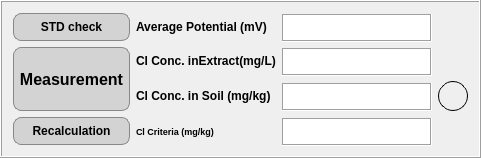
         <widget class="QFrame" name="measurement_frame">
          <property name="sizePolicy">
           <sizepolicy hsizetype="Expanding" vsizetype="Expanding">
            <horstretch>0</horstretch>
            <verstretch>0</verstretch>
           </sizepolicy>
          </property>
          <property name="styleSheet">
           <string notr="true">b</string>
          </property>
          <property name="frameShape">
           <enum>QFrame::Shape::Box</enum>
          </property>
          <property name="frameShadow">
           <enum>QFrame::Shadow::Raised</enum>
          </property>
          <layout class="QGridLayout" name="gridLayout_7">
           <item row="0" column="0">
            <layout class="QGridLayout" name="measurement_frame_grid_layout" rowstretch="1,0,0,0">
             <item row="1" column="0" rowspan="2">
              <widget class="QPushButton" name="measurement_button">
               <property name="sizePolicy">
                <sizepolicy hsizetype="Preferred" vsizetype="Expanding">
                 <horstretch>0</horstretch>
                 <verstretch>30</verstretch>
                </sizepolicy>
               </property>
               <property name="minimumSize">
                <size>
                 <width>0</width>
                 <height>60</height>
                </size>
               </property>
               <property name="font">
                <font>
                 <pointsize>12</pointsize>
                 <bold>true</bold>
                </font>
               </property>
               <property name="styleSheet">
                <string notr="true">QPushButton {
    background-color: lightgray;
    border: 1px solid #888;
    border-radius: 8px;
    padding: 5px;
}

QPushButton:disabled {
    background-color: #cccccc;
    color: #999999;
    border: 1px solid #aaaaaa;
}
</string>
               </property>
               <property name="text">
                <string>Measurement</string>
               </property>
              </widget>
             </item>
             <item row="0" column="1">
              <widget class="QLabel" name="average_potential_label">
               <property name="sizePolicy">
                <sizepolicy hsizetype="Minimum" vsizetype="MinimumExpanding">
                 <horstretch>0</horstretch>
                 <verstretch>0</verstretch>
                </sizepolicy>
               </property>
               <property name="font">
                <font>
                 <bold>true</bold>
                </font>
               </property>
               <property name="styleSheet">
                <string notr="true">color: black;
</string>
               </property>
               <property name="text">
                <string>Average Potential (mV)</string>
               </property>
              </widget>
             </item>
             <item row="3" column="2">
              <widget class="QTextEdit" name="cl_criteria_input">
               <property name="sizePolicy">
                <sizepolicy hsizetype="Expanding" vsizetype="MinimumExpanding">
                 <horstretch>0</horstretch>
                 <verstretch>0</verstretch>
                </sizepolicy>
               </property>
               <property name="minimumSize">
                <size>
                 <width>150</width>
                 <height>28</height>
                </size>
               </property>
               <property name="maximumSize">
                <size>
                 <width>150</width>
                 <height>26</height>
                </size>
               </property>
               <property name="styleSheet">
                <string notr="true">color: black;
</string>
               </property>
               <property name="frameShape">
                <enum>QFrame::Shape::Box</enum>
               </property>
               <property name="verticalScrollBarPolicy">
                <enum>Qt::ScrollBarPolicy::ScrollBarAsNeeded</enum>
               </property>
              </widget>
             </item>
             <item row="2" column="3">
              <widget class="QFrame" name="measurement_circle">
               <property name="sizePolicy">
                <sizepolicy hsizetype="Fixed" vsizetype="Fixed">
                 <horstretch>0</horstretch>
                 <verstretch>0</verstretch>
                </sizepolicy>
               </property>
               <property name="minimumSize">
                <size>
                 <width>30</width>
                 <height>30</height>
                </size>
               </property>
               <property name="maximumSize">
                <size>
                 <width>30</width>
                 <height>30</height>
                </size>
               </property>
               <property name="sizeIncrement">
                <size>
                 <width>0</width>
                 <height>0</height>
                </size>
               </property>
               <property name="baseSize">
                <size>
                 <width>0</width>
                 <height>0</height>
                </size>
               </property>
               <property name="layoutDirection">
                <enum>Qt::LayoutDirection::LeftToRight</enum>
               </property>
               <property name="autoFillBackground">
                <bool>false</bool>
               </property>
               <property name="styleSheet">
                <string notr="true">border-radius: 15px;  
    border: 1px solid black;
    width: 15px;
    height: 15
px;
    background: qradialgradient(
        cx:0.5,cy:0.3,radius:1
        stop: 0 rgb(240, 240, 240),  
        stop: 0.8 rgb(100, 100, 100),
        stop: 1 rgb(240, 240, 240)   
    );</string>
               </property>
               <property name="frameShape">
                <enum>QFrame::Shape::NoFrame</enum>
               </property>
               <property name="frameShadow">
                <enum>QFrame::Shadow::Raised</enum>
               </property>
              </widget>
             </item>
             <item row="0" column="0">
              <widget class="QPushButton" name="std_check_button">
               <property name="sizePolicy">
                <sizepolicy hsizetype="Preferred" vsizetype="Expanding">
                 <horstretch>0</horstretch>
                 <verstretch>0</verstretch>
                </sizepolicy>
               </property>
               <property name="font">
                <font>
                 <bold>true</bold>
                </font>
               </property>
               <property name="styleSheet">
                <string notr="true">QPushButton {
    background-color: lightgray;
    border: 1px solid #888;
    border-radius: 8px;
    padding: 5px;
}

QPushButton:disabled {
    background-color: #cccccc;
    color: #999999;
    border: 1px solid #aaaaaa;
}
</string>
               </property>
               <property name="text">
                <string>STD check</string>
               </property>
              </widget>
             </item>
             <item row="0" column="2">
              <widget class="QTextEdit" name="average_potential_input">
               <property name="sizePolicy">
                <sizepolicy hsizetype="Expanding" vsizetype="MinimumExpanding">
                 <horstretch>0</horstretch>
                 <verstretch>0</verstretch>
                </sizepolicy>
               </property>
               <property name="minimumSize">
                <size>
                 <width>150</width>
                 <height>28</height>
                </size>
               </property>
               <property name="maximumSize">
                <size>
                 <width>150</width>
                 <height>26</height>
                </size>
               </property>
               <property name="styleSheet">
                <string notr="true">color: black;
</string>
               </property>
               <property name="frameShape">
                <enum>QFrame::Shape::Box</enum>
               </property>
               <property name="verticalScrollBarPolicy">
                <enum>Qt::ScrollBarPolicy::ScrollBarAsNeeded</enum>
               </property>
              </widget>
             </item>
             <item row="2" column="2">
              <widget class="QTextEdit" name="salt_in_ground_input">
               <property name="sizePolicy">
                <sizepolicy hsizetype="Expanding" vsizetype="MinimumExpanding">
                 <horstretch>0</horstretch>
                 <verstretch>0</verstretch>
                </sizepolicy>
               </property>
               <property name="minimumSize">
                <size>
                 <width>150</width>
                 <height>28</height>
                </size>
               </property>
               <property name="maximumSize">
                <size>
                 <width>150</width>
                 <height>26</height>
                </size>
               </property>
               <property name="styleSheet">
                <string notr="true">color: black;
</string>
               </property>
               <property name="frameShape">
                <enum>QFrame::Shape::Box</enum>
               </property>
               <property name="verticalScrollBarPolicy">
                <enum>Qt::ScrollBarPolicy::ScrollBarAsNeeded</enum>
               </property>
              </widget>
             </item>
             <item row="1" column="1">
              <widget class="QLabel" name="salt_in_liquid_label">
               <property name="sizePolicy">
                <sizepolicy hsizetype="Minimum" vsizetype="MinimumExpanding">
                 <horstretch>0</horstretch>
                 <verstretch>0</verstretch>
                </sizepolicy>
               </property>
               <property name="font">
                <font>
                 <bold>true</bold>
                </font>
               </property>
               <property name="styleSheet">
                <string notr="true">color: black;
</string>
               </property>
               <property name="text">
                <string>Cl Conc. inExtract(mg/L)</string>
               </property>
              </widget>
             </item>
             <item row="3" column="0">
              <widget class="QPushButton" name="recalculation_button">
               <property name="sizePolicy">
                <sizepolicy hsizetype="Preferred" vsizetype="Expanding">
                 <horstretch>0</horstretch>
                 <verstretch>0</verstretch>
                </sizepolicy>
               </property>
               <property name="font">
                <font>
                 <bold>true</bold>
                </font>
               </property>
               <property name="styleSheet">
                <string notr="true">QPushButton {
    background-color: lightgray;
    border: 1px solid #888;
    border-radius: 8px;
    padding: 5px;
}

QPushButton:disabled {
    background-color: #cccccc;
    color: #999999;
    border: 1px solid #aaaaaa;
}
</string>
               </property>
               <property name="text">
                <string>Recalculation</string>
               </property>
              </widget>
             </item>
             <item row="1" column="2">
              <widget class="QTextEdit" name="salt_in_liquid_input">
               <property name="sizePolicy">
                <sizepolicy hsizetype="Expanding" vsizetype="MinimumExpanding">
                 <horstretch>0</horstretch>
                 <verstretch>0</verstretch>
                </sizepolicy>
               </property>
               <property name="minimumSize">
                <size>
                 <width>150</width>
                 <height>28</height>
                </size>
               </property>
               <property name="maximumSize">
                <size>
                 <width>150</width>
                 <height>26</height>
                </size>
               </property>
               <property name="styleSheet">
                <string notr="true">color: black;
</string>
               </property>
               <property name="frameShape">
                <enum>QFrame::Shape::Box</enum>
               </property>
               <property name="verticalScrollBarPolicy">
                <enum>Qt::ScrollBarPolicy::ScrollBarAsNeeded</enum>
               </property>
              </widget>
             </item>
             <item row="3" column="1">
              <widget class="QLabel" name="cl_criteria_label">
               <property name="sizePolicy">
                <sizepolicy hsizetype="Minimum" vsizetype="MinimumExpanding">
                 <horstretch>0</horstretch>
                 <verstretch>0</verstretch>
                </sizepolicy>
               </property>
               <property name="font">
                <font>
                 <pointsize>7</pointsize>
                 <bold>true</bold>
                </font>
               </property>
               <property name="styleSheet">
                <string notr="true">color: black;
</string>
               </property>
               <property name="text">
                <string>Cl Criteria (mg/kg)</string>
               </property>
              </widget>
             </item>
             <item row="2" column="1">
              <widget class="QLabel" name="salt_in_ground_label">
               <property name="sizePolicy">
                <sizepolicy hsizetype="Minimum" vsizetype="MinimumExpanding">
                 <horstretch>0</horstretch>
                 <verstretch>0</verstretch>
                </sizepolicy>
               </property>
               <property name="font">
                <font>
                 <bold>true</bold>
                </font>
               </property>
               <property name="styleSheet">
                <string notr="true">color: black;
</string>
               </property>
               <property name="text">
                <string>Cl Conc. in Soil (mg/kg)</string>
               </property>
              </widget>
             </item>
            </layout>
           </item>
          </layout>
         </widget>
